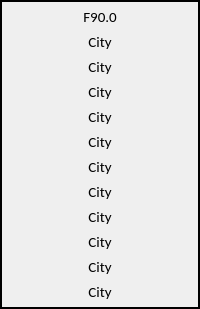
         <widget class="QFrame" name="f_icd">
          <property name="frameShape">
           <enum>QFrame::WinPanel</enum>
          </property>
          <property name="frameShadow">
           <enum>QFrame::Plain</enum>
          </property>
          <layout class="QVBoxLayout" name="verticalLayout_200">
           <property name="spacing">
            <number>5</number>
           </property>
           <property name="leftMargin">
            <number>5</number>
           </property>
           <property name="topMargin">
            <number>5</number>
           </property>
           <property name="rightMargin">
            <number>5</number>
           </property>
           <property name="bottomMargin">
            <number>5</number>
           </property>
           <item>
            <widget class="QLabel" name="icd_1">
             <property name="font">
              <font>
               <family>Calibri</family>
               <pointsize>11</pointsize>
               <bold>false</bold>
              </font>
             </property>
             <property name="text">
              <string>F90.0</string>
             </property>
             <property name="alignment">
              <set>Qt::AlignCenter</set>
             </property>
            </widget>
           </item>
           <item>
            <widget class="QLabel" name="icd_2">
             <property name="font">
              <font>
               <family>Calibri</family>
               <pointsize>11</pointsize>
               <bold>false</bold>
              </font>
             </property>
             <property name="text">
              <string>City</string>
             </property>
             <property name="alignment">
              <set>Qt::AlignCenter</set>
             </property>
            </widget>
           </item>
           <item>
            <widget class="QLabel" name="icd_3">
             <property name="font">
              <font>
               <family>Calibri</family>
               <pointsize>11</pointsize>
               <bold>false</bold>
              </font>
             </property>
             <property name="text">
              <string>City</string>
             </property>
             <property name="alignment">
              <set>Qt::AlignCenter</set>
             </property>
            </widget>
           </item>
           <item>
            <widget class="QLabel" name="icd_4">
             <property name="font">
              <font>
               <family>Calibri</family>
               <pointsize>11</pointsize>
               <bold>false</bold>
              </font>
             </property>
             <property name="text">
              <string>City</string>
             </property>
             <property name="alignment">
              <set>Qt::AlignCenter</set>
             </property>
            </widget>
           </item>
           <item>
            <widget class="QLabel" name="icd_5">
             <property name="font">
              <font>
               <family>Calibri</family>
               <pointsize>11</pointsize>
               <bold>false</bold>
              </font>
             </property>
             <property name="text">
              <string>City</string>
             </property>
             <property name="alignment">
              <set>Qt::AlignCenter</set>
             </property>
            </widget>
           </item>
           <item>
            <widget class="QLabel" name="icd_6">
             <property name="font">
              <font>
               <family>Calibri</family>
               <pointsize>11</pointsize>
               <bold>false</bold>
              </font>
             </property>
             <property name="text">
              <string>City</string>
             </property>
             <property name="alignment">
              <set>Qt::AlignCenter</set>
             </property>
            </widget>
           </item>
           <item>
            <widget class="QLabel" name="icd_7">
             <property name="font">
              <font>
               <family>Calibri</family>
               <pointsize>11</pointsize>
               <bold>false</bold>
              </font>
             </property>
             <property name="text">
              <string>City</string>
             </property>
             <property name="alignment">
              <set>Qt::AlignCenter</set>
             </property>
            </widget>
           </item>
           <item>
            <widget class="QLabel" name="icd_8">
             <property name="font">
              <font>
               <family>Calibri</family>
               <pointsize>11</pointsize>
               <bold>false</bold>
              </font>
             </property>
             <property name="text">
              <string>City</string>
             </property>
             <property name="alignment">
              <set>Qt::AlignCenter</set>
             </property>
            </widget>
           </item>
           <item>
            <widget class="QLabel" name="icd_9">
             <property name="font">
              <font>
               <family>Calibri</family>
               <pointsize>11</pointsize>
               <bold>false</bold>
              </font>
             </property>
             <property name="text">
              <string>City</string>
             </property>
             <property name="alignment">
              <set>Qt::AlignCenter</set>
             </property>
            </widget>
           </item>
           <item>
            <widget class="QLabel" name="icd_10">
             <property name="font">
              <font>
               <family>Calibri</family>
               <pointsize>11</pointsize>
               <bold>false</bold>
              </font>
             </property>
             <property name="text">
              <string>City</string>
             </property>
             <property name="alignment">
              <set>Qt::AlignCenter</set>
             </property>
            </widget>
           </item>
           <item>
            <widget class="QLabel" name="icd_11">
             <property name="font">
              <font>
               <family>Calibri</family>
               <pointsize>11</pointsize>
               <bold>false</bold>
              </font>
             </property>
             <property name="text">
              <string>City</string>
             </property>
             <property name="alignment">
              <set>Qt::AlignCenter</set>
             </property>
            </widget>
           </item>
           <item>
            <widget class="QLabel" name="icd_12">
             <property name="font">
              <font>
               <family>Calibri</family>
               <pointsize>11</pointsize>
               <bold>false</bold>
              </font>
             </property>
             <property name="text">
              <string>City</string>
             </property>
             <property name="alignment">
              <set>Qt::AlignCenter</set>
             </property>
            </widget>
           </item>
          </layout>
         </widget>
